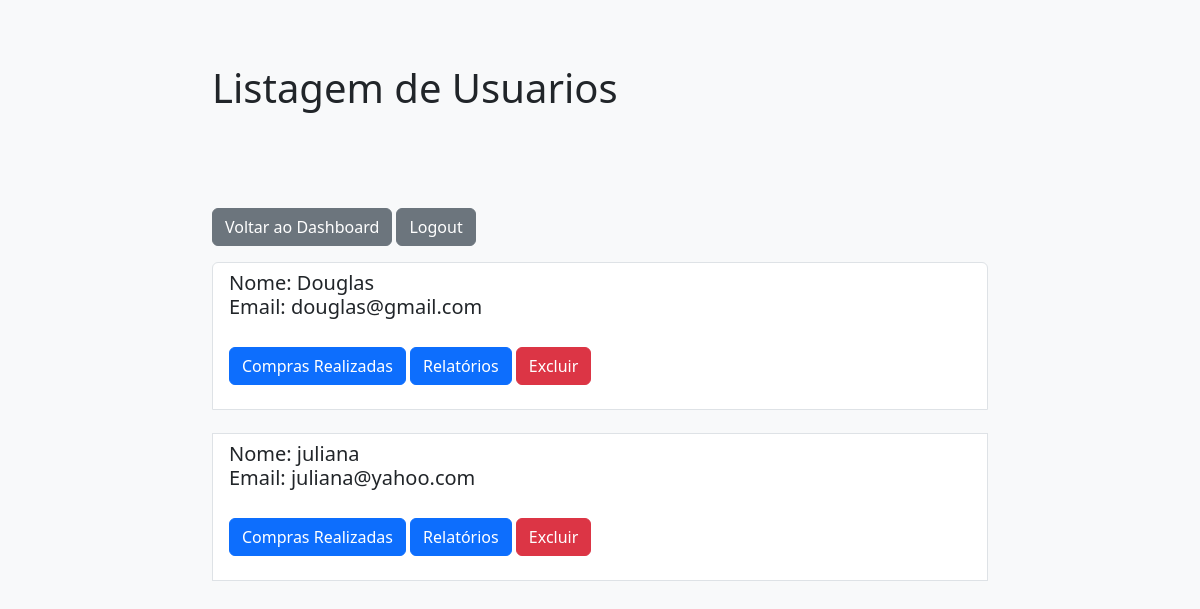
The app's page /app_principal/listar_usuarios/ (signed in) with its own data.
### app_principal/models.py (models this page shows, shortened)
class Usuario(models.Model):
    nome = models.CharField(max_length=100)
    idade = models.IntegerField()
    email = models.EmailField()
    password = models.CharField(max_length=255)
    created_at = models.DateTimeField(auto_now_add=True)
    is_active = models.BooleanField(default=True)
    updated_at = models.DateTimeField(auto_now=True)
    is_admin = models.BooleanField(default=False)
    is_staff = models.BooleanField(default=False)
    class Meta:
        verbose_name_plural = 'usuarios'
        db_table = 'usuario'
        verbose_name = 'usuario'
        ordering = ['-created_at']

### app_principal/views.py (the view)
# urls.py: path('listar_usuarios/', views.listar_usuarios, name='listar_usuarios'),
def listar_usuarios(request):
    usuario_id = request.session.get('usuario_id')
    if usuario_id:
        usuario = Usuario.objects.get(id = usuario_id)
        if usuario.is_admin:
            usuarios = Usuario.objects.filter(is_admin=False)
            return render(request, 'usuarios/listar_usuarios.html', {'usuarios': usuarios})
        else:
            messages.error(request, 'Você nao tem permissao para acessar essa pagina.')
            return redirect('dashboard')
    else:
        return redirect('login')

### app_principal/templates/usuarios/listar_usuarios.html (shortened to what this page needs)
{% extends "base.html" %}
{% block content %}
    <div class="mt-5">
            <h1>Listagem de Usuarios </h1>
<br>
<br>
<br>
            <div class="mt-3">
                <a href="{% url 'dashboard' %}" class="btn btn-secondary"> Voltar ao Dashboard </a>
                <a href="{% url 'logout' %}" class="btn btn-secondary"> Logout </a>
            </div>
    </div>
    <ul class="list-group mt-3">
        {% for usuario in usuarios %}
                <li class="list-group-item">
                    <div>
                        <h5 class="mb-1">
                            Nome: {{ usuario.nome }}
                            <br>
                            Email: {{ usuario.email }}
                        </h5>
                    </div>
                    <br>
                    <div class="mb-3">
                        <a href="#" class="btn btn-primary">Compras Realizadas</a>
                        <a href="#" class="btn btn-primary">Relatórios</a>
                        <a href="{% url 'excluir_usuario' usuario.id %}" class="btn btn-danger">Excluir</a>
                    </div>
                </li>
                <br>
        {% endfor %}
    </ul>
{% endblock %}

### records on screen
Usuario: nome "Douglas", email "douglas@gmail.com"
Usuario: nome "juliana", email "juliana@yahoo.com"
